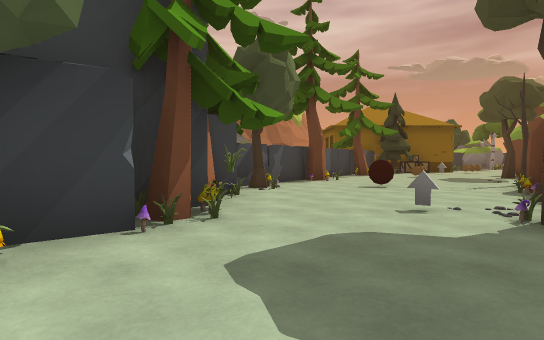
[1] (above)

24 first-person views from a walk through a scene from a Unity 3-D project. The camera is 1.2 m above the floor, tilts 2° down and sees 80° across. The floor is counted in squares, 2 m on a side. Each view is taken from the middle of a square. On the plan, view 1 faces up. The plan holds only what a view shows up to about 10 squares ahead; the rest is blank. The place goes on beyond the plan. The player character is not drawn. Some surface patterns are stand-ins.

[2]
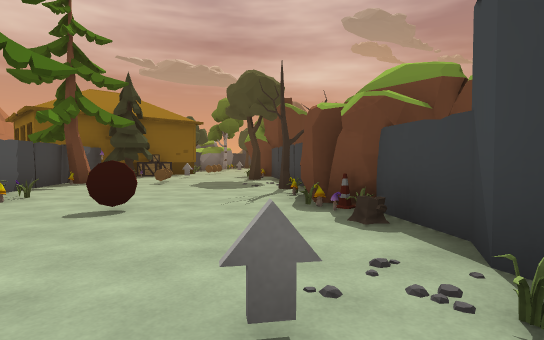

[3]
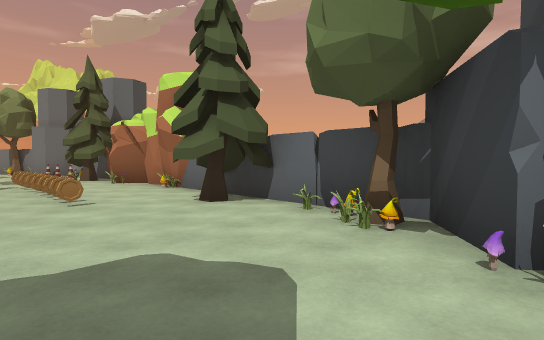

[4]
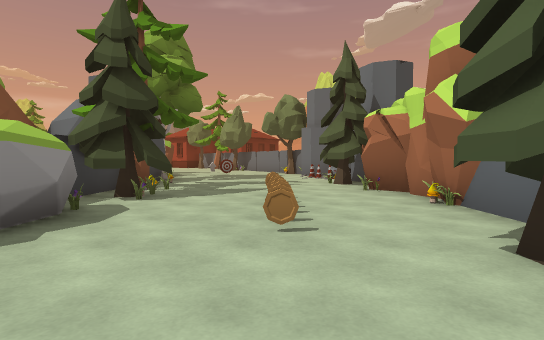

[5]
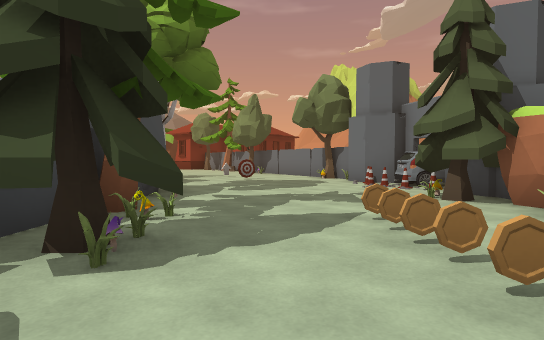

[6]
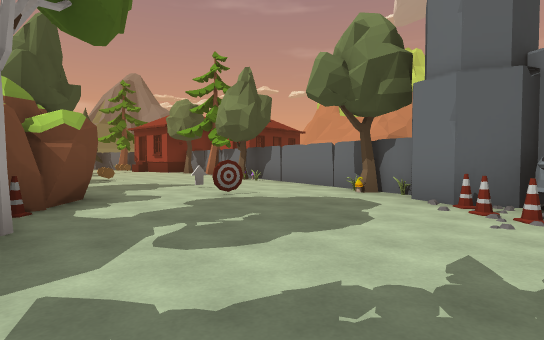

[7]
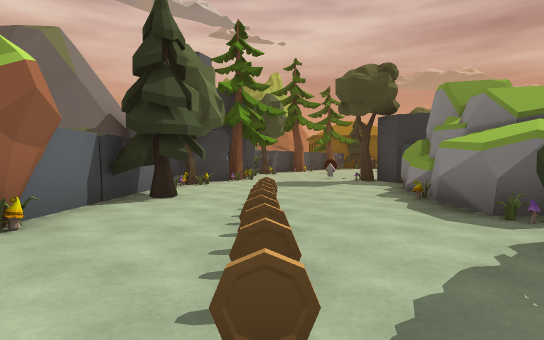

[8]
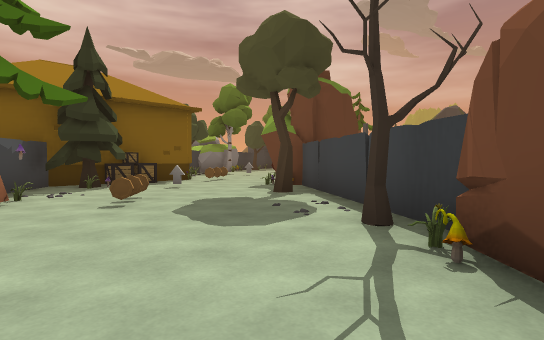

[9]
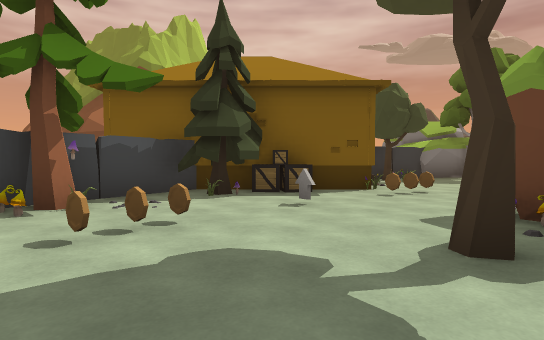

[10]
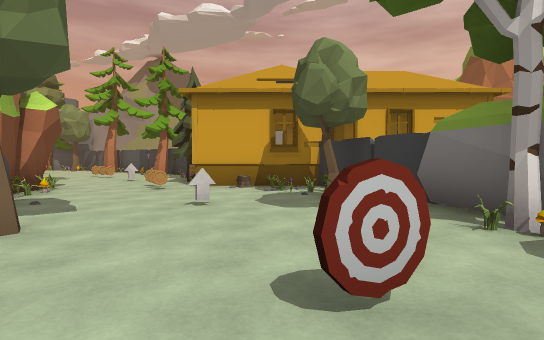

[11]
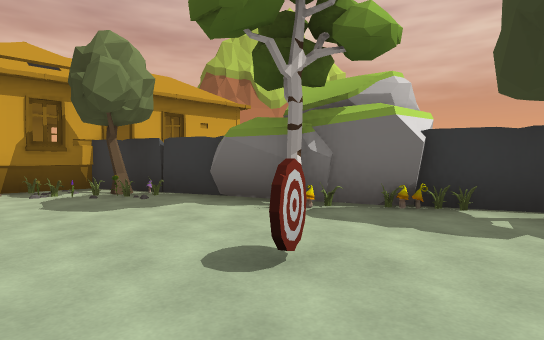

[12]
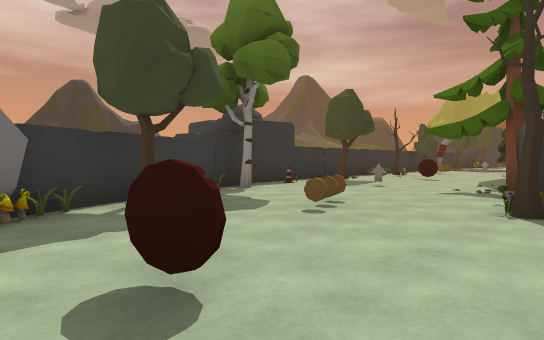

[13]
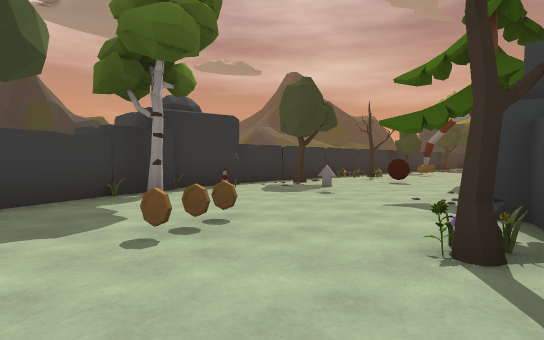

[14]
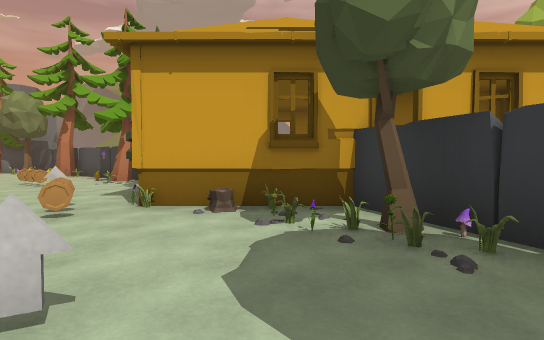

[15]
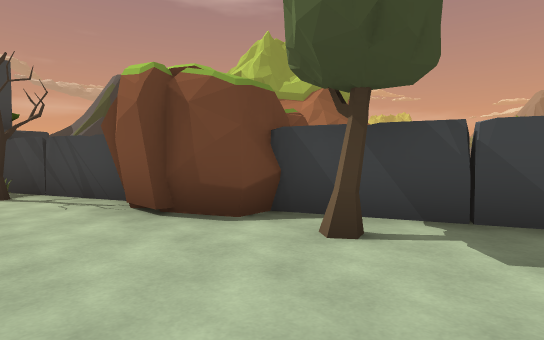

[16]
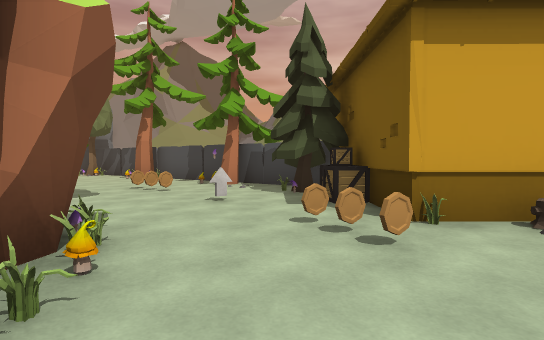

[17]
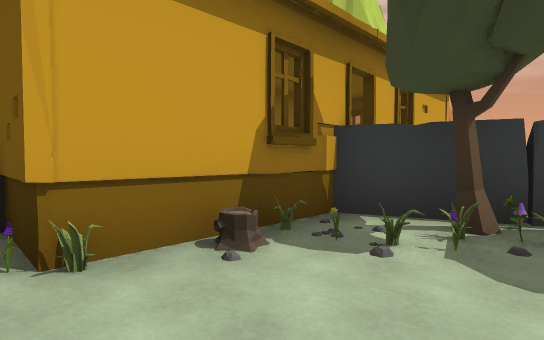

[18]
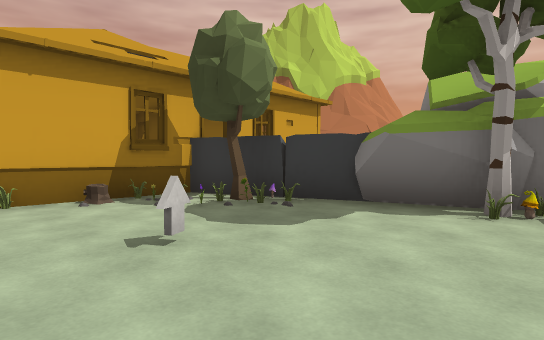

[19]
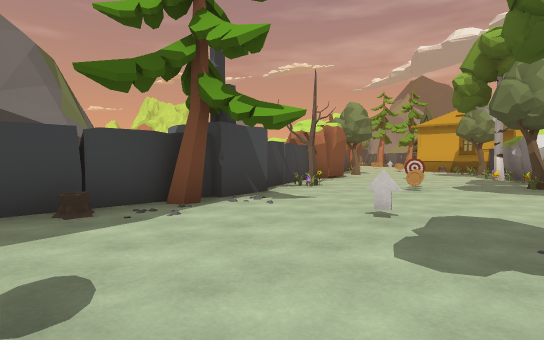

[20]
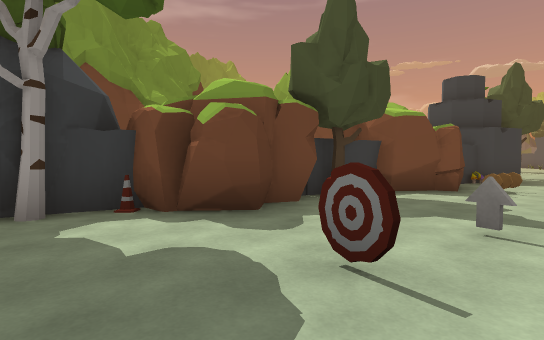

[21]
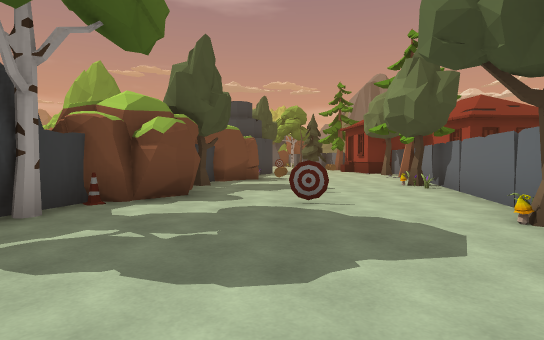

[22]
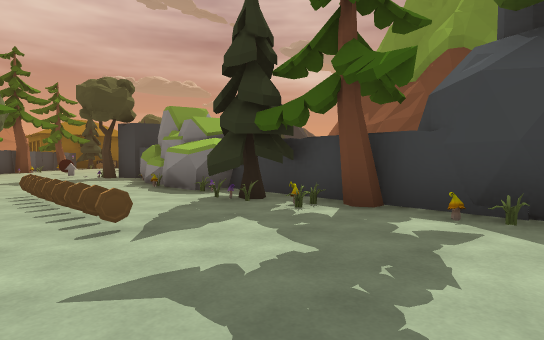

[23]
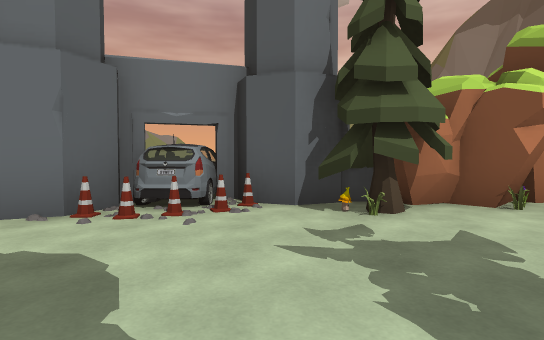

[24]
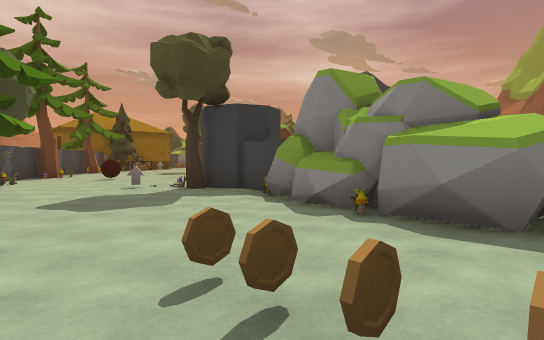

### Floor plan
Points are (right, up) in squares from view 1. A wall is a line through its corners. A room is listed if a view was taken in it or the views show most of it. See-through windows are left out.
Room 1 (views 1, 2, 3, 4, 5, 6, 7, 8, 9, 10, 11, 12, 13, 14, 15, 16, 17, 18, 19, 20, 21, 22, 23, 24)
walls: (3.7, 3.6) (4.5, 4.7); (6.3, 7.4) (8.4, 10.3); (-0.5, 7.3) (-0.8, 6.8); (0.5, 8.7) (-0.2, 7.6); (-2.3, 1.3) (-2.3, 0.8); (-2.4, -1.8) (-2.4, -2.4); (3.1, -5.4) (3.1, -2.6); (4.5, 14.3) (1, 9.3); (11.3, 12.4) (13.5, 13.3); (11.7, 12.7) (11.9, 12.2); (15.7, 14.2) (18.9, 15.5); (11.6, 18.1) (10.9, 17.9); (11.6, 18.5) (7.9, 17); (6.3, -13.1) (5.4, -11.6); (13.6, 18.9) (12.3, 18.5); (-0.6, -12.4) (0.7, -14.5); (16.6, 20.4) (12.3, 18.7); (21.5, 15.8) (22.8, 15.8); (22.4, 21.2) (20.4, 21.2); (23, 21.2) (22.5, 21.2)
low walls: (-2.5, -6.6) (-2.5, -7.1); (11.6, 18.3) (10.6, 18)
ways out: opening at (6, -14.5)
objects: other object (-4, -8) to (-3, -8); other object (-4, -7); other object (-4, -6) to (-3, -6); other object (-4, -5) to (-3, -4); other object (-4, 3) to (-4, 4); other object (-3, -11) to (-2, -11); car (-3, -10) to (-2, -9); other object (-3, 2) to (-2, 3); other object (-3, 4) to (-2, 5); other object (-3, 6) to (-1, 7); other object (-2, -12); cone (-2, -9); cone (-2, -8); other object (-2, -7); tree (-2, -7) to (-1, -6); other object (-2, -5); other object (-2, -4); other object (-2, -3); tree (-2, -1) to (-1, 0); other object (-2, 1); other object (-2, 2); other object (-1, -12); other object (-1, -11); cone (-1, -10); cone (-1, -9); other object (-1, 1); other object (-1, 2); tree (-1, 3); other object (-1, 4); tree (-1, 5); other object (0, -12); coin (0, -5); coin (0, -4); coin (0, -3); coin (0, -2); other object (0, 3); other object (0, 4); other object (0, 5); other object (0, 6); other object (0, 7); other object (1, -15); other object (1, -4); other object (1, -3); other object (1, 8); tree (1, 9); tree (2, -15); other object (2, -11); other object (2, -7); other object (2, -6); other object (2, -5); other object (2, -4); other object (2, -3); rock (2, -2) to (4, -2); other object (2, -1); other object (2, 0); other object (2, 2); other object (2, 3); other object (2, 4); other object (2, 7); other object (2, 8); other object (2, 9); other object (2, 10); other object (3, -15); other object (3, -13); other object (3, -8); other object (3, -7); tree (3, -6); rock (3, -1) to (4, 0); other object (3, 1); other object (3, 2); tree (3, 3); other object (3, 5); other object (3, 11); tree (3, 12); house (3, 14) to (8, 21); other object (4, -11) to (5, -9); cone (4, -9); tree (4, -8); other object (4, -8) to (5, -6); other object (4, -7); other object (4, 2) to (5, 3); other object (4, 5); other object (4, 6); other object (4, 7); other object (4, 11); other object (5, -15); tree (5, -12); other object (5, 4) to (6, 6); other object (5, 7); other object (5, 8); other object (5, 10); other object (5, 11); other object (5, 12); other object (5, 13); tree (5, 14); other object (6, -15); tree (6, 7); other object (6, 12); crate (6, 14); tree (7, 10); other object (8, 11); other object (8, 12); other object (8, 13); other object (8, 14); other object (9, 11); other object (9, 12); other object (9, 13); other object (9, 14); other object (9, 16); tree (9, 17); other object (10, 12); other object (11, 15); tree (12, 14); other object (12, 17); tree (12, 18); other object (13, 17); other object (13, 18); other object (14, 13) to (15, 14); other object (14, 16); other object (14, 18); other object (14, 19); tree (15, 19); other object (16, 16); other object (16, 17); other object (16, 19); tree (17, 16); other object (17, 17); other object (17, 18); other object (17, 19); tree (17, 20); other object (17, 21) to (17, 22); other object (18, 15); other object (18, 16); other object (18, 17); other object (18, 21); other object (18, 22) to (19, 22); other object (19, 21); other object (20, 15) to (20, 16); other object (20, 18); other object (20, 21) to (20, 22); tree (21, 16); tree (21, 20); other object (23, 19)

Positions as (right, up) in squares from view 1, and headings:
1: (0, 0), facing up
2: (1, 3), facing up-right
3: (1, 3), facing down-left
4: (0, 1), facing down
5: (1, -2), facing down
6: (1, -6), facing down
7: (0, -6), facing up
8: (3, 6), facing up-right
9: (6, 8), facing up
10: (15, 16), facing left
11: (15, 15), facing up-left
12: (13, 15), facing up-right
13: (15, 15), facing up-right
14: (12, 16), facing left
15: (11, 16), facing down-right
16: (11, 13), facing left
17: (10, 14), facing up-left
18: (13, 14), facing up-left
19: (23, 20), facing down-left
20: (0, -11), facing right
21: (-1, -8), facing down-right
22: (-1, -8), facing up-right
23: (2, -8), facing left
24: (-1, -3), facing up-right
